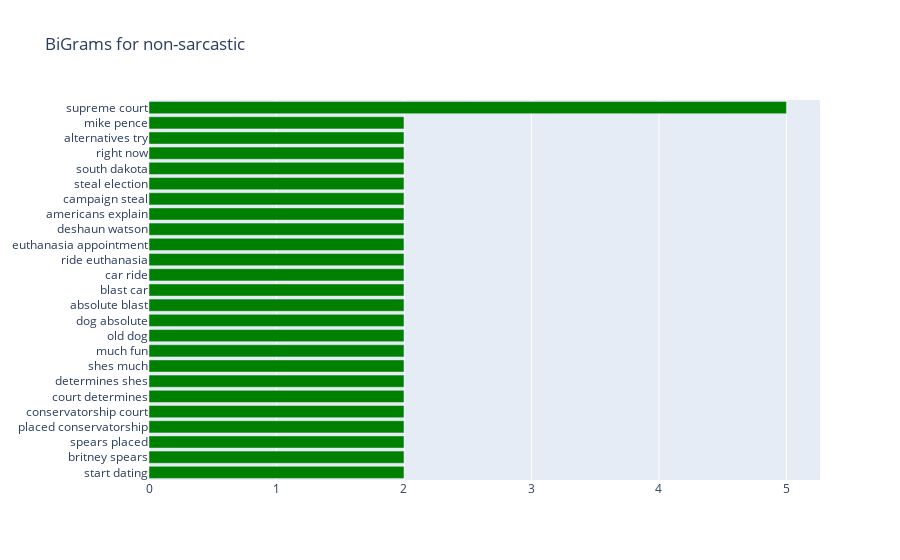

Here is the notebook cell this chart was saved with:
### Code cell
for sent,tag in zip(df['headline'], df['is_sarcastic']):
    if tag == '0':
        for word in generate_ngrams(sent,2):
            freq_dict[word] += 1
fd_sorted = pd.DataFrame(sorted(freq_dict.items(), key=lambda x: x[1])[::-1])
fd_sorted.columns = ["word", "wordcount"]
trace0 = horizontal_bar_chart(fd_sorted.head(25), 'Green')

layout = go.Layout(title='BiGrams for non-sarcastic')

fig = go.Figure(data=trace0, layout=layout)
iplot(fig, filename='style-bar')

### Figure 1 — Plotly figure (JSON) as saved in the notebook; plotly's stock layout.template omitted (floating-point values rounded to 4 significant figures)
{"data": [{"marker": {"color": "Green"}, "orientation": "h", "showlegend": false, "type": "bar", "x": [2, 2, 2, 2, 2, 2, 2, 2, 2, 2, 2, 2, 2, 2, 2, 2, 2, 2, 2, 2, 2, 2, 2, 2, 5], "y": ["start dating", "britney spears", "spears placed", "placed conservatorship", "conservatorship court", "court determines", "determines shes", "shes much", "much fun", "old dog", "dog absolute", "absolute blast", "blast car", "car ride", "ride euthanasia", "euthanasia appointment", "deshaun watson", "americans explain", "campaign steal", "steal election", "south dakota", "right now", "alternatives try", "mike pence", "supreme court"]}], "layout": {"title": {"text": "BiGrams for non-sarcastic"}}}
